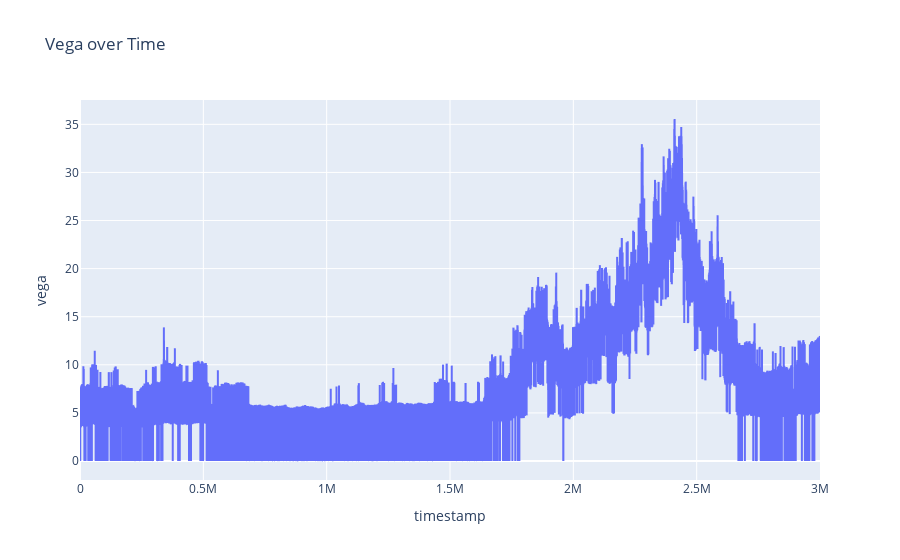

The code cell stored with this chart in its notebook:
### Code cell
fig = px.line(df_volcanic_rock_voucher_9750, x='timestamp', y='vega', title='Vega over Time')
fig.show()

### Figure 1 — Plotly figure (JSON) as saved in the notebook; plotly's stock layout.template omitted (floating-point values rounded to 4 significant figures; data arrays with more than 128 entries replaced by an {"elided": "..."} marker saying what was removed)
{"data": [{"hovertemplate": "timestamp=%{x}<br>vega=%{y}<extra></extra>", "legendgroup": "", "line": {"color": "#636efa", "dash": "solid"}, "marker": {"symbol": "circle"}, "mode": "lines", "name": "", "showlegend": false, "type": "scattergl", "x": {"elided": "30000 int values"}, "xaxis": "x", "y": {"elided": "30000 float values"}, "yaxis": "y"}], "layout": {"legend": {"tracegroupgap": 0}, "title": {"text": "Vega over Time"}, "xaxis": {"anchor": "y", "domain": [0, 1], "title": {"text": "timestamp"}}, "yaxis": {"anchor": "x", "domain": [0, 1], "title": {"text": "vega"}}}}
